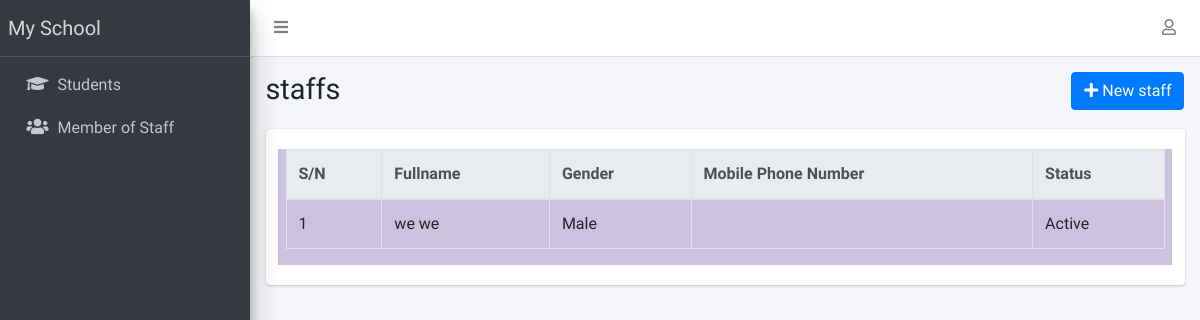
The page /staff/list/ on the database as committed earlier.
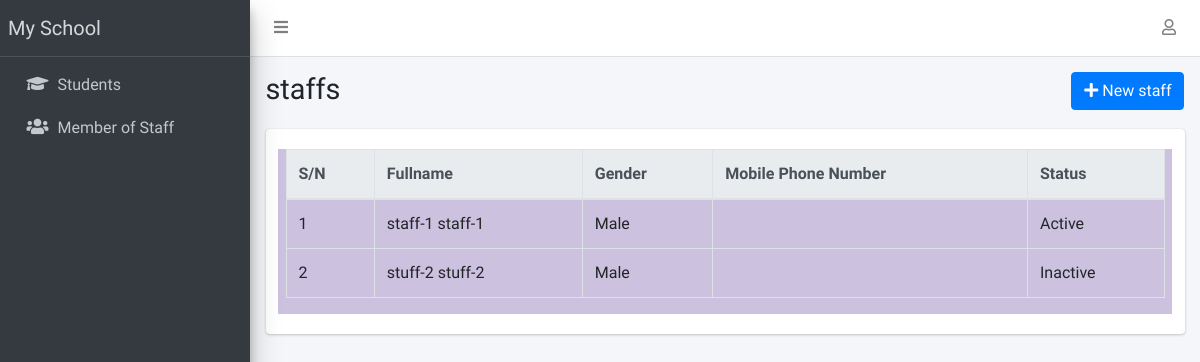
The same page on the database as committed later.
### apps/corecode/models.py (models this page shows, shortened)
class SiteConfig(models.Model):
    key = models.SlugField()
    value = models.CharField(max_length=200)

### apps/staffs/models.py (models this page shows, shortened)
class Staff(models.Model):
    STATUS = [("active", "Active"), ("inactive", "Inactive")]
    GENDER = [("male", "Male"), ("female", "Female")]
    current_status = models.CharField(max_length=10, choices=STATUS, default="active")
    surname = models.CharField(max_length=200)
    firstname = models.CharField(max_length=200)
    other_name = models.CharField(max_length=200, blank=True)
    gender = models.CharField(max_length=10, choices=GENDER, default="male")
    date_of_birth = models.DateField(default=timezone.now)
    date_of_admission = models.DateField(default=timezone.now)
    mobile_num_regex = RegexValidator(
        regex="^[0-9]{10,15}$", message="Entered mobile number isn't in a right format!"
    )
    mobile_number = models.CharField(
        validators=[mobile_num_regex], max_length=13, blank=True
    )
    address = models.TextField(blank=True)
    others = models.TextField(blank=True)

### apps/staffs/views.py (the view)
# urls.py: path("list/", StaffListView.as_view(), name="staff-list"),
class StaffListView(ListView):
    model = Staff

### apps/corecode/context_processors.py (called while the page is built)
def site_defaults(request):
    current_session = AcademicSession.objects.get(current=True)
    current_term = AcademicTerm.objects.get(current=True)
    vals = SiteConfig.objects.all()
    contexts = {
        "current_session": current_session.name,
        "current_term": current_term.name,
    }
    for val in vals:
        contexts[val.key] = val.value
    return contexts

### apps/staffs/templates/staffs/staff_list.html (shortened to what this page needs)
{% extends 'base.html' %}
{% block title %}staffs{% endblock title %}
{% block breadcrumb %}
<a class="btn btn-primary" href="{% url 'staff-create' %}"><i
    class="fas fa-plus"></i> New staff</a>
{% endblock breadcrumb %}
{% block content %}
  <table id="stafftable" class="table table-bordered table-hover">
    <thead class="thead-light">
      <tr>
        <th>S/N</th>
        <th>Fullname</th>
        <th>Gender</th>
        <th>Mobile Phone Number</th>
        <th>Status</th>
      </tr>
    </thead>
    <tbody>
      {% for staff in object_list %}
        <tr class='clickable-row' data-href="{% url 'staff-detail' staff.id %}">
          <td>{{ forloop.counter}}</td>
          <td>{{ staff.surname}} {{staff.firstname }} {{staff.other_name }}</td>
          <td>{{ staff.get_gender_display}}</td>
          <td>{{ staff.parent_mobile_number}}</td>
          <td>{{ staff.get_current_status_display}}</td>
        </tr>
      {% endfor %}
    </tbody>
  </table>
{% endblock content %}

### templates/base.html (shortened to what this page needs)
{% load static %}
<!DOCTYPE html>
<html lang="en">
<head>
  <link rel="stylesheet" href="{% static 'plugins/fontawesome-free/css/all.min.css' %}">
  <link rel="stylesheet" href="{% static 'plugins/toastr/toastr.min.css' %}">
  <link rel="stylesheet"
    href="{% static 'plugins/overlayScrollbars/css/OverlayScrollbars.min.css' %}">
  <link rel="stylesheet" href="{% static 'plugins/Datatables/datatables.min.css' %}" />
  <link rel="stylesheet" href="{% static 'dist/css/adminlte.min.css' %}">
</head>
<body
  class="hold-transition sidebar-mini layout-fixed layout-navbar-fixed layout-footer-fixed">
  <div class="wrapper">
    <nav class="main-header navbar navbar-expand navbar-white navbar-light">
      <ul class="navbar-nav">
        <li class="nav-item">
          <a class="nav-link" data-widget="pushmenu" href="#" role="button"><i
              class="fas fa-bars"></i></a>
        </li>
      </ul>
      <ul class="navbar-nav ml-auto">
        <li class="nav-item dropdown">
          <a class="nav-link" data-toggle="dropdown" href="#">
            <i class="far fa-user"></i>
          </a>
        </li>
      </ul>
    </nav>
    <aside class="main-sidebar sidebar-dark-primary elevation-4">
      <a href="{% url 'home' %}" class="brand-link">{{ school_name | default:"MySchool" }}</a>
      <div class="sidebar">
        <nav class="mt-2">
          <ul class="nav nav-pills nav-sidebar flex-column"
            data-widget="treeview" role="menu" data-accordion="false">
            <li class="nav-item">
              <a href="{% url 'student-list' %}" class="nav-link">
                <i class="nav-icon fas fa-graduation-cap"></i>
                <p>
                  Students
                </p>
              </a>
            </li>
            <li class="nav-item">
              <a href="{% url 'staff-list' %}" class="nav-link">
                <i class="nav-icon fas fa-users"></i>
                <p>
                  Member of Staff
                </p>
              </a>
            </li>
          </ul>
        </nav>
      </div>
    </aside>
    <div class="content-wrapper">
      <section class="content-header">
        <div class="container-fluid">
          <div class="row mb-1">
            <div class="col-sm-8">
              <h1>{% block title %}{% endblock title %}</h1>
            </div>
            <div class="col-sm-4">
              <ol class="breadcrumb float-sm-right">
                <li class="breadcrumb-item">{% block breadcrumb %}{% endblock breadcrumb %}</li>
              </ol>
            </div>
          </div>
        </div>
      </section>
      <section class="content">
        <div class="container-fluid">
          <div class="row">
            <div class="col-md-12">
              {% block fullcard %}
              <div class="card">
                <div class="card-body">
                  <div class="row">
                    <div class="col" style=" background-color: #ccc1de;">
                      {% block content %}
                      {% endblock content %}
                    </div>
                  </div>
                </div>
              </div>
              {% endblock fullcard %}
            </div>
          </div>
        </div>
      </section>
    </div>
  </div>
</body>
</html>

Rows that differ between the two databases and show on the page:
changed Staff "Active": surname "we" → "staff-1"; firstname "we" → "staff-1"
added Staff: surname "stuff-2", firstname "stuff-2", gender "Male", current_status "Inactive"
